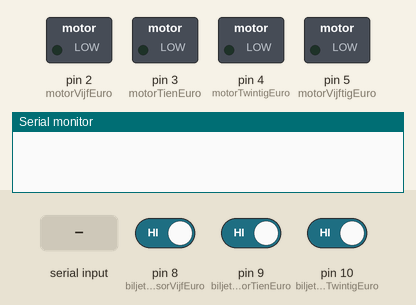
Simulated run of this sketch. Board: Arduino Uno, built with avr-gcc and run on an emulated ATmega328P. Shown: switched loads named in the sketch (green lamp = pin HIGH), the last lines printed to the serial monitor. Inputs (shaded band) come from the test bench; at power-on: pin 8 (biljetSensorVijfEuro) HIGH, pin 9 (biljetSensorTienEuro) HIGH, pin 10 (biljetSensorTwintigEuro) HIGH.

Above: at 1.2 s.
1.3 s: "dispense 5" received over Serial
At 3.4 s:
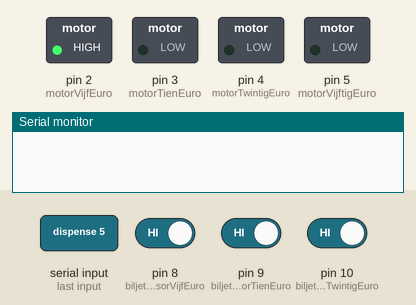
3.8 s: pin 8 (biljetSensorVijfEuro) driven LOW
At 4.2 s:
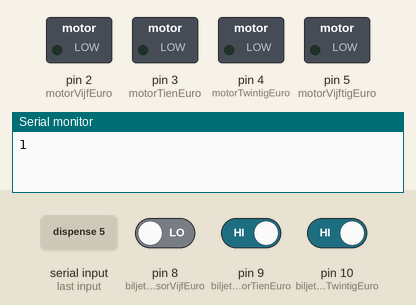
6.3 s: "dispense 10" received over Serial
At 8.4 s:
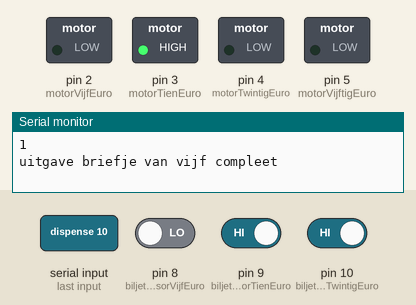
8.8 s: pin 9 (biljetSensorTienEuro) driven LOW
At 9.2 s:
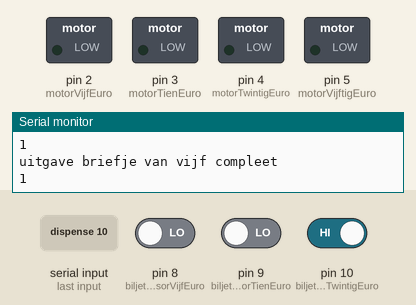
11.3 s: "dispense 20" received over Serial
At 13.4 s:
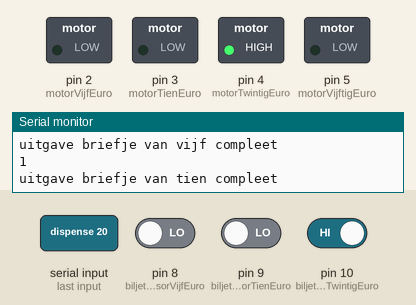
Timing chart, 0 to 14.8 s (numbered marks = the images above; inputs shaded):
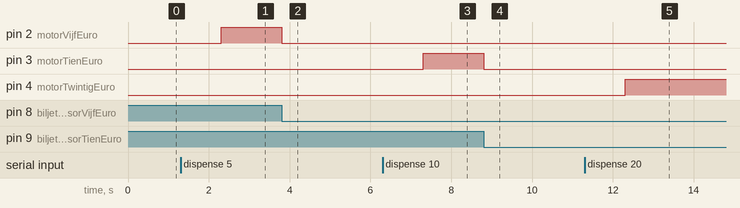

The sketch:

Dispensers.ino
```cpp
#define motorVijfEuro 2
#define motorTienEuro 3
#define motorTwintigEuro 4
#define motorVijftigEuro 5

#define biljetSensorVijfEuro 8
#define biljetSensorTienEuro 9
#define biljetSensorTwintigEuro 10
#define biljetSensorVijftigEuro 11

String input;

int biljettenNodigVijfEuro = 3;

void setup() {
  pinMode(motorVijfEuro, OUTPUT);
  pinMode(motorTienEuro, OUTPUT);
  pinMode(motorTwintigEuro, OUTPUT);
  pinMode(motorVijftigEuro, OUTPUT);
  pinMode(biljetSensorVijfEuro, INPUT_PULLUP);
  pinMode(biljetSensorTienEuro, INPUT_PULLUP);
  pinMode(biljetSensorTwintigEuro, INPUT_PULLUP);
  pinMode(biljetSensorVijftigEuro, INPUT_PULLUP);

  Serial.begin(9600);
}

void loop() {
  while (!Serial.available()) {
  }
  if (Serial.available()) {
    input = Serial.readString();
  }

  if (input == "dispense 5") {
    dropVijfEuro(1);
  }

  if (input == "dispense 10") {
    dropTienEuro(1);
  }

  if (input == "dispense 20") {
    dropTwintigEuro(1);
  }

  if (input == "dispense 50") {
    dropVijftigEuro(1);
  }
}

void dropVijfEuro(int biljettenNodigVijfEuro) {

  for (int i = 1; i <= biljettenNodigVijfEuro; i++) {
    digitalWrite(motorVijfEuro, HIGH);
    while (digitalRead(biljetSensorVijfEuro) == HIGH) {
    }
    Serial.println(i);
    digitalWrite(motorVijfEuro, LOW);
    delay(1000);

  }
  Serial.println("uitgave briefje van vijf compleet");
  return;
}

void dropTienEuro(int biljettenNodigTienEuro) {

  for (int i = 1; i <= biljettenNodigTienEuro; i++) {
    digitalWrite(motorTienEuro, HIGH);
    while (digitalRead(biljetSensorTienEuro) == HIGH) {
    }
    Serial.println(i);
    digitalWrite(motorTienEuro, LOW);
    delay(1000);

  }
  Serial.println("uitgave briefje van tien compleet");
  return;
}

void dropTwintigEuro(int biljettenNodigTwintigEuro) {
  for (int i = 1; i <= biljettenNodigTwintigEuro; i++) {
    digitalWrite(motorTwintigEuro, HIGH);
    while (digitalRead(biljetSensorTwintigEuro) == HIGH) {
    }
    Serial.println(i);
    digitalWrite(motorTwintigEuro, LOW);
    delay(1000);

  }
  Serial.println("uitgave briefje van twintig compleet");
  return;
}

void dropVijftigEuro(int biljettenNodigVijftigEuro) {
  for (int i = 1; i <= biljettenNodigVijftigEuro; i++) {
    digitalWrite(motorVijftigEuro, HIGH);
    while (digitalRead(biljetSensorVijftigEuro) == HIGH) {
    }
    Serial.println(i);
    digitalWrite(motorVijftigEuro, LOW);
    delay(1000);

  }
  Serial.println("uitgave briefje van vijftig compleet");
  return;
}
```

Measured:
- after the input at 1.3 s, pin 2 (motorVijfEuro): LOW → HIGH after 1.0 s
- after the input at 3.8 s, pin 2 (motorVijfEuro): HIGH → LOW at once
- after the input at 6.3 s, pin 3 (motorTienEuro): LOW → HIGH after 1.0 s
- after the input at 8.8 s, pin 3 (motorTienEuro): HIGH → LOW at once
- after the input at 11.3 s, pin 4 (motorTwintigEuro): LOW → HIGH after 1.0 s
